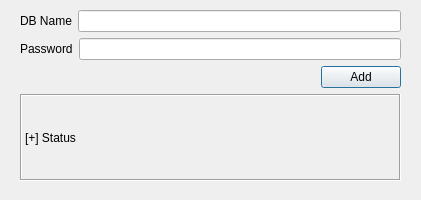
<?xml version="1.0" encoding="UTF-8"?>
<ui version="4.0">
 <class>adddb</class>
 <widget class="QDialog" name="adddb">
  <property name="geometry">
   <rect>
    <x>0</x>
    <y>0</y>
    <width>421</width>
    <height>200</height>
   </rect>
  </property>
  <property name="sizePolicy">
   <sizepolicy hsizetype="Fixed" vsizetype="Fixed">
    <horstretch>0</horstretch>
    <verstretch>0</verstretch>
   </sizepolicy>
  </property>
  <property name="minimumSize">
   <size>
    <width>421</width>
    <height>200</height>
   </size>
  </property>
  <property name="maximumSize">
   <size>
    <width>421</width>
    <height>200</height>
   </size>
  </property>
  <property name="windowTitle">
   <string>Add Database</string>
  </property>
  <widget class="QWidget" name="">
   <property name="geometry">
    <rect>
     <x>20</x>
     <y>10</y>
     <width>381</width>
     <height>171</height>
    </rect>
   </property>
   <layout class="QVBoxLayout" name="verticalLayout">
    <item>
     <layout class="QHBoxLayout" name="horizontalLayout">
      <item>
       <widget class="QLabel" name="label">
        <property name="text">
         <string>DB Name</string>
        </property>
       </widget>
      </item>
      <item>
       <widget class="QLineEdit" name="lineEdit"/>
      </item>
     </layout>
    </item>
    <item>
     <layout class="QHBoxLayout" name="horizontalLayout_2">
      <item>
       <widget class="QLabel" name="label_2">
        <property name="text">
         <string>Password</string>
        </property>
       </widget>
      </item>
      <item>
       <widget class="QLineEdit" name="lineEdit_2">
        <property name="echoMode">
         <enum>QLineEdit::Password</enum>
        </property>
       </widget>
      </item>
     </layout>
    </item>
    <item>
     <layout class="QHBoxLayout" name="horizontalLayout_3">
      <item>
       <spacer name="horizontalSpacer">
        <property name="orientation">
         <enum>Qt::Horizontal</enum>
        </property>
        <property name="sizeHint" stdset="0">
         <size>
          <width>148</width>
          <height>20</height>
         </size>
        </property>
       </spacer>
      </item>
      <item>
       <widget class="QPushButton" name="pushButton">
        <property name="text">
         <string>Add</string>
        </property>
        <property name="icon">
         <iconset resource="icons/rec.qrc">
          <normaloff>:/adddb.ico</normaloff>:/adddb.ico</iconset>
        </property>
        <property name="iconSize">
         <size>
          <width>32</width>
          <height>32</height>
         </size>
        </property>
       </widget>
      </item>
     </layout>
    </item>
    <item>
     <widget class="QLabel" name="label_3">
      <property name="frameShape">
       <enum>QFrame::Box</enum>
      </property>
      <property name="frameShadow">
       <enum>QFrame::Sunken</enum>
      </property>
      <property name="text">
       <string>[+] Status</string>
      </property>
     </widget>
    </item>
   </layout>
  </widget>
 </widget>
 <resources>
  <include location="icons/rec.qrc"/>
 </resources>
 <connections/>
</ui>
